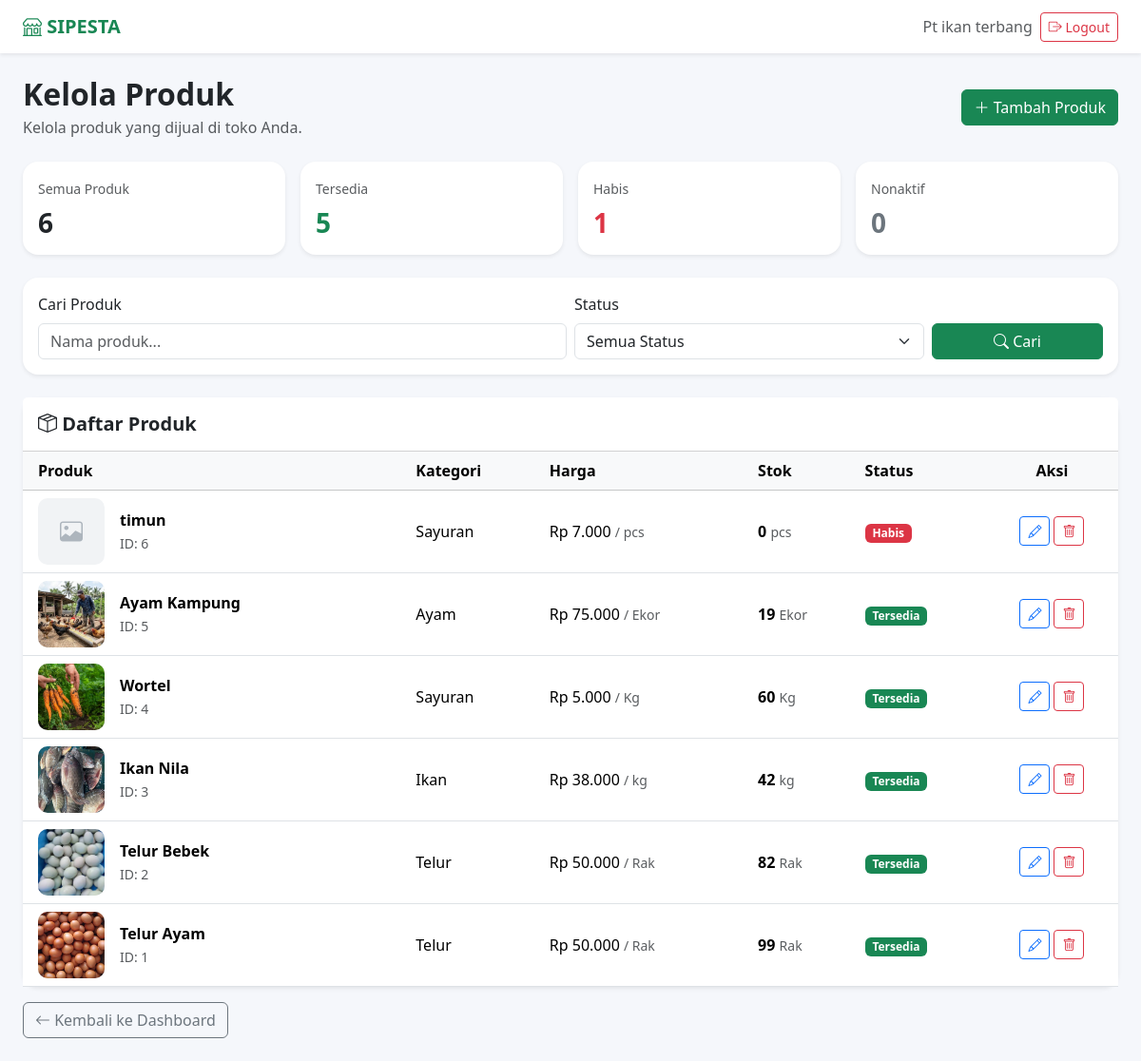
Screenshot of /penjual/produk.php (signed in) with the database file from the repository.
### tables this page shows
CREATE TABLE `penjual` (
  `id` int(11) NOT NULL,
  `user_id` int(11) NOT NULL,
  `nama` varchar(100) NOT NULL,
  `no_hp` varchar(20) DEFAULT NULL,
  `alamat` text DEFAULT NULL,
  `nama_usaha` varchar(150) DEFAULT NULL,
  `jenis_usaha` varchar(100) DEFAULT NULL,
  `created_at` timestamp NOT NULL DEFAULT current_timestamp(),
  `latitude` decimal(10,8) DEFAULT NULL,
  `longitude` decimal(11,8) DEFAULT NULL
);

CREATE TABLE `produk` (
  `id` int(11) NOT NULL,
  `penjual_id` int(11) NOT NULL,
  `kategori_id` int(11) NOT NULL,
  `nama_produk` varchar(150) NOT NULL,
  `deskripsi` text DEFAULT NULL,
  `harga` decimal(15,2) NOT NULL DEFAULT 0.00,
  `satuan` varchar(50) NOT NULL,
  `stok` decimal(15,2) NOT NULL DEFAULT 0.00,
  `foto` varchar(255) DEFAULT NULL,
  `STATUS` enum('tersedia','habis','nonaktif') DEFAULT 'tersedia',
  `created_at` timestamp NOT NULL DEFAULT current_timestamp(),
  `updated_at` timestamp NOT NULL DEFAULT current_timestamp() ON UPDATE current_timestamp()
);

CREATE TABLE `kategori` (
  `id` int(11) NOT NULL,
  `nama_kategori` varchar(100) NOT NULL,
  `deskripsi` text DEFAULT NULL,
  `created_at` timestamp NOT NULL DEFAULT current_timestamp()
);

### config/auth.php (called while the page is built, shortened)
<?php
function userId()
{
    return (int)($_SESSION['user_id'] ?? 0);
}

### config/helper.php (called while the page is built, shortened)
<?php
function e($text)
{
    return htmlspecialchars($text ?? '', ENT_QUOTES, 'UTF-8');
}
function rupiah($angka)
{
    return 'Rp ' . number_format(
        $angka,
        0,
        ',',
        '.'
    );
}

### penjual/produk.php (the view, shortened to what this page needs)
<?php
require_once "../config/database.php";
require_once "../config/auth.php";
require_once "../config/helper.php";
$user_id = userId();
$stmtPenjual = $conn->prepare("
    SELECT id, nama_usaha
    FROM penjual
    WHERE user_id = ?
    LIMIT 1
");
$stmtPenjual->bind_param("i", $user_id);
$stmtPenjual->execute();
$penjual = $stmtPenjual
    ->get_result()
    ->fetch_assoc();
$penjual_id = (int) $penjual['id'];
$keyword = trim($_GET['keyword'] ?? '');
$sql = "
    SELECT
        p.id,
        p.nama_produk,
        p.deskripsi,
        p.harga,
        p.satuan,
        p.stok,
        p.foto,
        p.status,
        p.created_at,
        k.nama_kategori
    FROM produk p
    LEFT JOIN kategori k
        ON p.kategori_id = k.id
    WHERE p.penjual_id = ?
";
$params = [$penjual_id];
$types = "i";
$sql .= "
    ORDER BY p.created_at DESC, p.id DESC
";
$stmtProduk = $conn->prepare($sql);
$stmtProduk->bind_param($types, ...$params);
$stmtProduk->execute();
$produkResult = $stmtProduk->get_result();
$stmt = $conn->prepare("
    SELECT
        COUNT(*) AS total,
        SUM(CASE WHEN status = 'tersedia' THEN 1 ELSE 0 END) AS tersedia,
        SUM(CASE WHEN status = 'habis' THEN 1 ELSE 0 END) AS habis,
        SUM(CASE WHEN status = 'nonaktif' THEN 1 ELSE 0 END) AS nonaktif
    FROM produk
    WHERE penjual_id = ?
");
$stmt->bind_param("i", $penjual_id);
$stmt->execute();
$statistik = $stmt
    ->get_result()
    ->fetch_assoc();
$totalProduk = (int) ($statistik['total'] ?? 0);
$produkTersedia = (int) ($statistik['tersedia'] ?? 0);
$produkHabis = (int) ($statistik['habis'] ?? 0);
$produkNonaktif = (int) ($statistik['nonaktif'] ?? 0);
function badgeStatusProduk($status)
{
    $status = strtolower(trim($status));
    switch ($status) {
        case 'tersedia':
            return '<span class="badge text-bg-success">
                        Tersedia
                    </span>';
        case 'habis':
            return '<span class="badge text-bg-danger">
                        Habis
                    </span>';
    }
}
?>
<!DOCTYPE html>
<html lang="id">
<head>
    <link
        href="https://cdn.jsdelivr.net/npm/bootstrap@5.3.2/dist/css/bootstrap.min.css"
        rel="stylesheet">
    <link
        href="https://cdn.jsdelivr.net/npm/bootstrap-icons@1.11.3/font/bootstrap-icons.css"
        rel="stylesheet">
</head>
<body>
<nav class="navbar navbar-expand-lg bg-white shadow-sm">
    <div class="container-fluid px-4">
        <a
            href="index.php"
            class="navbar-brand text-success">
            <i class="bi bi-shop"></i>
            SIPESTA
        </a>
        <div class="d-flex align-items-center gap-2">
            <span class="text-muted d-none d-md-inline">
                <?= e($penjual['nama_usaha']) ?>
            </span>
            <a
                href="../logout.php"
                class="btn btn-outline-danger btn-sm">
                <i class="bi bi-box-arrow-right"></i>
                Logout
            </a>
        </div>
    </div>
</nav>
<div class="container-fluid px-4 py-4">
    <div class="d-flex flex-column flex-md-row
                justify-content-between
                align-items-md-center
                gap-3 mb-4">
        <div>
            <h2 class="fw-bold mb-1">
                Kelola Produk
            </h2>
            <p class="text-muted mb-0">
                Kelola produk yang dijual di toko Anda.
            </p>
        </div>
        <a
            href="tambah_produk.php"
            class="btn btn-success">
            <i class="bi bi-plus-lg"></i>
            Tambah Produk
        </a>
    </div>
    <div class="row g-3 mb-4">
        <div class="col-6 col-md-3">
            <div class="card stat-card shadow-sm">
                <div class="card-body">
                    <small class="text-muted">
                        Semua Produk
                    </small>
                    <h3 class="fw-bold mt-2 mb-0">
                        <?= $totalProduk ?>
                    </h3>
                </div>
            </div>
        </div>
        <div class="col-6 col-md-3">
            <div class="card stat-card shadow-sm">
                <div class="card-body">
                    <small class="text-muted">
                        Tersedia
                    </small>
                    <h3 class="fw-bold text-success mt-2 mb-0">
                        <?= $produkTersedia ?>
                    </h3>
                </div>
            </div>
        </div>
        <div class="col-6 col-md-3">
            <div class="card stat-card shadow-sm">
                <div class="card-body">
                    <small class="text-muted">
                        Habis
                    </small>
                    <h3 class="fw-bold text-danger mt-2 mb-0">
                        <?= $produkHabis ?>
                    </h3>
                </div>
            </div>
        </div>
        <div class="col-6 col-md-3">
            <div class="card stat-card shadow-sm">
                <div class="card-body">
                    <small class="text-muted">
                        Nonaktif
                    </small>
                    <h3 class="fw-bold text-secondary mt-2 mb-0">
                        <?= $produkNonaktif ?>
                    </h3>
                </div>
            </div>
        </div>
    </div>
    <div class="card shadow-sm mb-4">
        <div class="card-body">
            <form
                method="GET"
                class="row g-2">
                <div class="col-12 col-md-6">
                    <label class="form-label">
                        Cari Produk
                    </label>
                    <input
                        type="text"
                        name="keyword"
                        class="form-control"
                        placeholder="Nama produk..."
                        value="<?= e($keyword) ?>">
                </div>
                <div class="col-12 col-md-4">
                    <label class="form-label">
                        Status
                    </label>
                    <select
                        name="status"
                        class="form-select">
                        <option value="">
                            Semua Status
                        </option>
                    </select>
                </div>
                <div class="col-12 col-md-2 d-flex align-items-end">
                    <button
                        type="submit"
                        class="btn btn-success w-100">
                        <i class="bi bi-search"></i>
                        Cari
                    </button>
                </div>
            </form>
        </div>
    </div>
    <div class="card shadow-sm">
        <div class="card-header bg-white py-3">
            <h5 class="fw-bold mb-0">
                <i class="bi bi-box-seam"></i>
                Daftar Produk
            </h5>
        </div>
        <div class="card-body p-0">
            <div class="table-responsive">
                <table class="table table-hover align-middle mb-0">
                    <thead class="table-light">
                        <tr>
                            <th class="px-3">
                                Produk
                            </th>
                            <th>
                                Kategori
                            </th>
                            <th>
                                Harga
                            </th>
                            <th>
                                Stok
                            </th>
                            <th>
                                Status
                            </th>
                            <th class="text-center">
                                Aksi
                            </th>
                        </tr>
                    </thead>
                    <tbody>
                    <?php if ($produkResult->num_rows > 0): ?>
                        <?php while ($produk = $produkResult->fetch_assoc()): ?>
                            <tr>
                                <td class="px-3">
                                    <div class="d-flex align-items-center gap-3">
                                        <?php
                                        $foto = trim(
                                            $produk['foto'] ?? ''
                                        );
                                        $pathFoto =
                                            "../uploads/produk/"
                                            . $foto;
                                        ?>
                                        <?php if ($foto !== ''): ?>
                                            <img
                                                src="<?= e($pathFoto) ?>"
                                                class="product-img"
                                                alt="<?= e($produk['nama_produk']) ?>">
                                        <?php else: ?>
                                            <div class="no-image">
                                                <i class="bi bi-image"></i>
                                            </div>
                                        <?php endif; ?>
                                        <div>
                                            <div class="fw-semibold">
                                                <?= e(
                                                    $produk['nama_produk']
                                                ) ?>
                                            </div>
                                            <small class="text-muted">
                                                ID:
                                                <?= (int)$produk['id'] ?>
                                            </small>
                                        </div>
                                    </div>
                                </td>
                                <td>
                                    <?= e(
                                        $produk['nama_kategori']
                                        ?? '-'
                                    ) ?>
                                </td>
                                <td>
                                    <?= rupiah(
                                        $produk['harga']
                                    ) ?>
                                    <small class="text-muted">
                                        /
                                        <?= e(
                                            $produk['satuan']
                                        ) ?>
                                    </small>
                                </td>
                                <td>
                                    <strong>
                                        <?= e(
                                            rtrim(
                                                rtrim(
                                                    number_format(
                                                        (float)$produk['stok'],
                                                        2,
                                                        ',',
                                                        '.'
                                                    ),
                                                    '0'
                                                ),
                                                ','
                                            )
                                        ) ?>
                                    </strong>
                                    <small class="text-muted">
                                        <?= e(
                                            $produk['satuan']
                                        ) ?>
                                    </small>
                                </td>
                                <td>
                                    <?= badgeStatusProduk(
                                        $produk['status']
                                    ) ?>
                                </td>
                                <td class="text-center">
                                    <div class="d-flex
                                                justify-content-center
                                                gap-1">
                                        <a
                                            href="edit_produk.php?id=<?= (int)$produk['id'] ?>"
                                            class="btn btn-sm btn-outline-primary"
                                            title="Edit">
                                            <i class="bi bi-pencil"></i>
                                        </a>
                                        <a
                                            href="hapus_produk.php?id=<?= (int)$produk['id'] ?>"
                                            class="btn btn-sm btn-outline-danger"
                                            title="Hapus"
                                            onclick="return confirm(
                                                'Yakin ingin menghapus produk ini?'
                                            );">
                                            <i class="bi bi-trash"></i>
                                        </a>
                                    </div>
                                </td>
                            </tr>
                        <?php endwhile; ?>
                    <?php endif; ?>
                    </tbody>
                </table>
            </div>
        </div>
    </div>
    <div class="mt-3">
        <a
            href="index.php"
            class="btn btn-outline-secondary">
            <i class="bi bi-arrow-left"></i>
            Kembali ke Dashboard
        </a>
    </div>
</div>
</body>
</html>

### penjual/produk.php (style rules this page uses)
body { background: #f5f7fb; }
.navbar-brand { font-weight: 700; }
.card { border: none; border-radius: 16px; }
.stat-card { transition: .2s; }
.product-img { width: 70px; height: 70px; object-fit: cover; border-radius: 10px; background: #f1f3f5; }
.no-image { width: 70px; height: 70px; border-radius: 10px; background: #f1f3f5; display: flex; align-items: center; justify-content: center; color: #adb5bd; font-size: 24px; }

### rows the page displays
penjual: nama_usaha "Pt ikan terbang"
produk: nama_produk "timun", id "6", kategori.nama_kategori "Sayuran", harga "Rp 7.000", satuan "pcs", stok "0", STATUS "Habis"
produk: foto (picture), nama_produk "Ayam Kampung", id "5", kategori.nama_kategori "Ayam", harga "Rp 75.000", satuan "Ekor", stok "19", STATUS "Tersedia"
produk: foto (picture), nama_produk "Wortel", id "4", kategori.nama_kategori "Sayuran", harga "Rp 5.000", satuan "Kg", stok "60", STATUS "Tersedia"
produk: foto (picture), nama_produk "Ikan Nila", id "3", kategori.nama_kategori "Ikan", harga "Rp 38.000", satuan "kg", stok "42", STATUS "Tersedia"
produk: foto (picture), nama_produk "Telur Bebek", id "2", kategori.nama_kategori "Telur", harga "Rp 50.000", satuan "Rak", stok "82", STATUS "Tersedia"
produk: foto (picture), nama_produk "Telur Ayam", id "1", kategori.nama_kategori "Telur", harga "Rp 50.000", satuan "Rak", stok "99", STATUS "Tersedia"

### other values shown
$totalProduk "6"
$produkTersedia "5"
$produkHabis "1"
$produkNonaktif "0"
